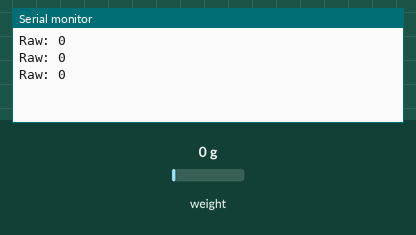
This sketch was run on a simulated Arduino Uno, built with avr-gcc and run on an emulated ATmega328P. Shown: the last lines printed to the serial monitor. Inputs (shaded band) come from the test bench; at power-on: weight on the scale 0 g.

Above: at 1.5 s.
1.6 s: weight on the scale set to 100 g
At 2.3 s:
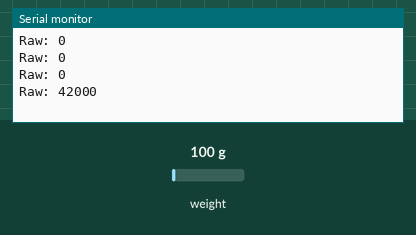
3.1 s: weight on the scale set to 1250 g
At 3.1 s:
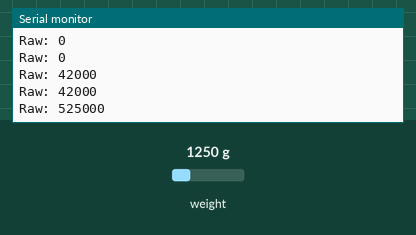
Timing chart, 0 to 6.1 s (numbered marks = the images above; inputs shaded):
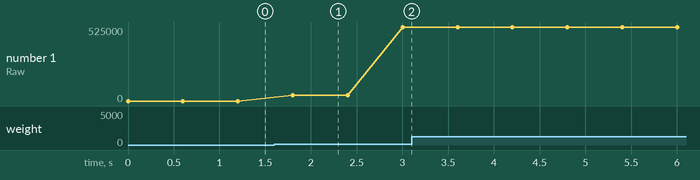

The sketch:

HX711_LoadCell_Test.ino
```cpp
#include <Arduino.h>
#include "HX711.h"

constexpr uint8_t HX711_DOUT_PIN = 4;
constexpr uint8_t HX711_SCK_PIN  = 5;

HX711 scale;

void setup() {
  Serial.begin(115200);
  scale.begin(HX711_DOUT_PIN, HX711_SCK_PIN);
}

void loop() {
  if (scale.is_ready()) {
    Serial.print("Raw: ");
    Serial.println(scale.read());
  } else {
    Serial.println("HX711 not ready.");
  }

  delay(500);
}
```

Measured:
- after the input at 1.6 s, the serial monitor: prints a new line after 0.20 s (image 1)
- plotted number 1: 0 → 525000 after the input at 1.6 s
